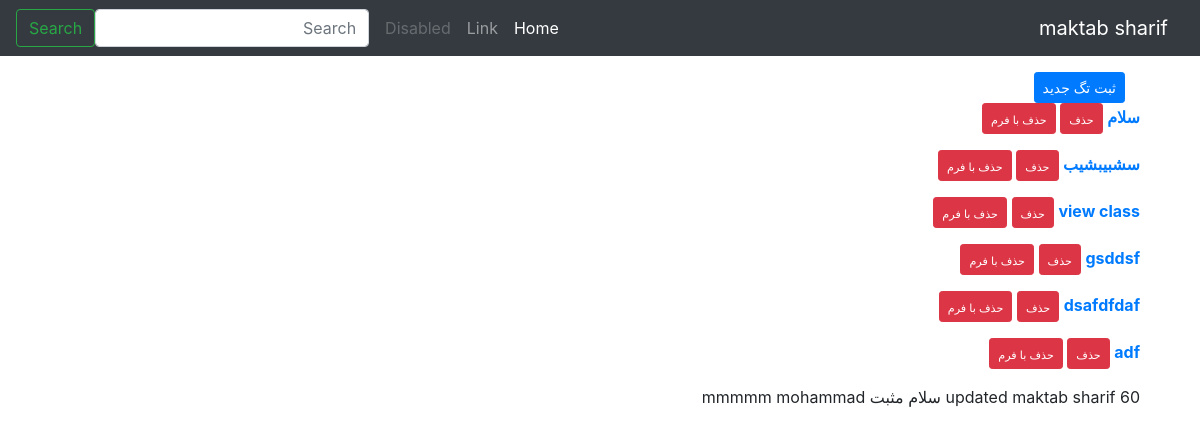
The app's page /maktab60/tags with its own data.
### post/models.py (models this page shows)
class Tag(models.Model):
    title = models.CharField('تاتیل' ,max_length=255)
    updated_on = models.DateTimeField(auto_now=True)
    class Meta :
        verbose_name_plural = "تگ ها "
        verbose_name = "تگ"
        db_table = 'tag'
        ordering = ['-title',]   # random : ?  ; ascending : -
    def __str__(self):
        return self.title

class Category(models.Model):
    parent = models.ForeignKey('self',on_delete=models.CASCADE,blank=True,null=True)
    title = models.CharField('title category' ,max_length=255)
    updated_on = models.DateTimeField(auto_now=True)
    def __str__(self):
        return self.title

### maktab60/views.py (the view)
# urls.py: path('tags',TagListView.as_view(),name='tag-list'),
class TagListView(ListView):
    queryset = Tag.objects.all()
    template_name = "maktab60/tag_list.html"
    def get_context_data(self, **kwargs):
        context = super().get_context_data(**kwargs)
        context['category'] = Category.objects.all()
        print(context)
        return context

### maktab60/templates/maktab60/tag_list.html
{% extends "theme.html" %}
{% block content %}
    <div class="container">
        <div class="col-md-12 my-3">
            <div class="col-md-12">
                <a class="btn btn-sm btn-primary" href="{% url 'tag-mk' %}">ثبت تگ جدید</a>
            </div>
            {% for tag in object_list  %}
               <p>
                <a href="{% url 'edit-tag-mk' tag_id=tag.id %}">
                    <b>{{tag.title}}</b>
                </a>
                <a class="btn btn-sm btn-danger" href="{% url 'delete-tag-direct' tag_id=tag.id %}">
                    <small>حذف</small>
                </a>
                <a class="btn btn-sm btn-danger" href="{% url 'delete-tag-mk' tag_id=tag.id %}">
                    <small>حذف با فرم</small>
                </a>
                </p>
            {% endfor %}
            {% for cat in category  %}
                {{cat.title}}
            {% endfor %}
        </div>
    </div>
{% endblock content %}

### static/theme/style-theme.css (style rules this page uses)
* { direction : rtl; text-align:right; }

### records on screen
Tag: title "سلام"
Tag: title "سشبیبشیب"
Tag: title "view class"
Tag: title "gsddsf"
Tag: title "dsafdfdaf"
Tag: title "adf"
Category: title "updated maktab sharif"
Category: title "سلام مثبت"
Category: title "mmmmm"
Category: title "mohammad"
